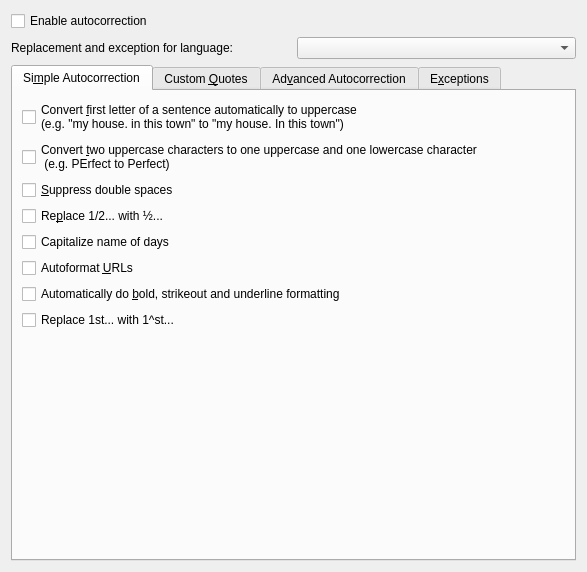
<?xml version="1.0" encoding="UTF-8"?>
<ui version="4.0">
 <class>AutoCorrectionWidget</class>
 <widget class="QWidget" name="AutoCorrectionWidget">
  <property name="geometry">
   <rect>
    <x>0</x>
    <y>0</y>
    <width>587</width>
    <height>572</height>
   </rect>
  </property>
  <layout class="QGridLayout" name="gridLayout">
   <item row="2" column="0">
    <widget class="QTabWidget" name="tabWidget">
     <property name="currentIndex">
      <number>0</number>
     </property>
     <widget class="QWidget" name="tab_1">
      <attribute name="title">
       <string>Si&amp;mple Autocorrection</string>
      </attribute>
      <layout class="QVBoxLayout" name="verticalLayout_3">
       <item>
        <widget class="QCheckBox" name="upperCase">
         <property name="whatsThis">
          <string>Detect when a new sentence is started and always ensure that the first character is an uppercase character</string>
         </property>
         <property name="text">
          <string>Convert &amp;first letter of a sentence automatically to uppercase
(e.g. &quot;my house. in this town&quot; to &quot;my house. In this town&quot;)</string>
         </property>
        </widget>
       </item>
       <item>
        <widget class="QCheckBox" name="upperUpper">
         <property name="toolTip">
          <string/>
         </property>
         <property name="whatsThis">
          <string>All words are checked for the common mistake of holding the shift key down a bit too long. If some words must have two uppercase characters, then those exceptions should be added in the 'Exceptions' tab.</string>
         </property>
         <property name="text">
          <string>Convert &amp;two uppercase characters to one uppercase and one lowercase character
 (e.g. PErfect to Perfect)</string>
         </property>
        </widget>
       </item>
       <item>
        <widget class="QCheckBox" name="ignoreDoubleSpace">
         <property name="whatsThis">
          <string>Make sure that more than one space cannot be typed, as this is a common mistake which is quite hard to find in formatted text.</string>
         </property>
         <property name="text">
          <string>&amp;Suppress double spaces</string>
         </property>
        </widget>
       </item>
       <item>
        <widget class="QCheckBox" name="autoReplaceNumber">
         <property name="whatsThis">
          <string>Most standard fraction notations will be converted when available</string>
         </property>
         <property name="text">
          <string>Re&amp;place 1/2... with ½...</string>
         </property>
        </widget>
       </item>
       <item>
        <widget class="QCheckBox" name="capitalizeDaysName">
         <property name="text">
          <string>Capitalize name of days</string>
         </property>
        </widget>
       </item>
       <item>
        <widget class="QCheckBox" name="autoFormatUrl">
         <property name="whatsThis">
          <string>Detect when a URL (Uniform Resource Locator) is typed and provide formatting that matches the way an Internet browser would show a URL.</string>
         </property>
         <property name="text">
          <string>Autoformat &amp;URLs</string>
         </property>
        </widget>
       </item>
       <item>
        <widget class="QCheckBox" name="autoChangeFormat">
         <property name="whatsThis">
          <string>When you use _underline_ or *bold*, the text between the underscores or asterisks will be converted to underlined or bold text.</string>
         </property>
         <property name="text">
          <string>Automatically do &amp;bold, strikeout and underline formatting</string>
         </property>
        </widget>
       </item>
       <item>
        <widget class="QCheckBox" name="autoSuperScript">
         <property name="text">
          <string>Replace 1st... with 1^st...</string>
         </property>
        </widget>
       </item>
       <item>
        <spacer>
         <property name="orientation">
          <enum>Qt::Vertical</enum>
         </property>
         <property name="sizeHint" stdset="0">
          <size>
           <width>20</width>
           <height>40</height>
          </size>
         </property>
        </spacer>
       </item>
      </layout>
     </widget>
     <widget class="QWidget" name="tab_2">
      <attribute name="title">
       <string>Custom &amp;Quotes</string>
      </attribute>
      <layout class="QVBoxLayout" name="verticalLayout_5">
       <item>
        <widget class="QCheckBox" name="typographicDoubleQuotes">
         <property name="text">
          <string>Replace &amp;double quotes with typographical quotes</string>
         </property>
        </widget>
       </item>
       <item>
        <layout class="QVBoxLayout" name="verticalLayout_2">
         <item>
          <layout class="QGridLayout" name="gridLayout_4">
           <item row="0" column="2">
            <widget class="QLabel" name="doubleQuoteBeginReplace">
             <property name="text">
              <string>By Default</string>
             </property>
            </widget>
           </item>
           <item row="0" column="1">
            <widget class="QPushButton" name="doubleQuote1">
             <property name="maximumSize">
              <size>
               <width>30</width>
               <height>16777215</height>
              </size>
             </property>
             <property name="text">
              <string>&quot;</string>
             </property>
            </widget>
           </item>
           <item row="1" column="1">
            <widget class="QPushButton" name="doubleQuote2">
             <property name="maximumSize">
              <size>
               <width>30</width>
               <height>16777215</height>
              </size>
             </property>
             <property name="text">
              <string>&quot;</string>
             </property>
            </widget>
           </item>
           <item row="1" column="0">
            <widget class="QLabel" name="label_3">
             <property name="text">
              <string>Ending Quote:</string>
             </property>
            </widget>
           </item>
           <item row="1" column="2">
            <widget class="QLabel" name="doubleQuoteEndReplace">
             <property name="text">
              <string>By Default</string>
             </property>
            </widget>
           </item>
           <item row="0" column="3" rowspan="2">
            <spacer name="horizontalSpacer_2">
             <property name="orientation">
              <enum>Qt::Horizontal</enum>
             </property>
             <property name="sizeHint" stdset="0">
              <size>
               <width>40</width>
               <height>20</height>
              </size>
             </property>
            </spacer>
           </item>
           <item row="0" column="0">
            <widget class="QLabel" name="label_2">
             <property name="text">
              <string>Opening Quote:</string>
             </property>
            </widget>
           </item>
          </layout>
         </item>
         <item>
          <layout class="QHBoxLayout" name="horizontalLayout_3">
           <property name="leftMargin">
            <number>50</number>
           </property>
           <item>
            <widget class="QPushButton" name="doubleDefault">
             <property name="text">
              <string>Default</string>
             </property>
            </widget>
           </item>
           <item>
            <spacer name="horizontalSpacer_3">
             <property name="orientation">
              <enum>Qt::Horizontal</enum>
             </property>
             <property name="sizeHint" stdset="0">
              <size>
               <width>40</width>
               <height>20</height>
              </size>
             </property>
            </spacer>
           </item>
          </layout>
         </item>
        </layout>
       </item>
       <item>
        <widget class="QCheckBox" name="typographicSingleQuotes">
         <property name="text">
          <string>Replace &amp;single quotes with typographical quotes</string>
         </property>
        </widget>
       </item>
       <item>
        <layout class="QVBoxLayout" name="verticalLayout_4">
         <item>
          <layout class="QGridLayout" name="gridLayout_5">
           <item row="0" column="3" rowspan="2">
            <spacer name="horizontalSpacer_5">
             <property name="orientation">
              <enum>Qt::Horizontal</enum>
             </property>
             <property name="sizeHint" stdset="0">
              <size>
               <width>40</width>
               <height>20</height>
              </size>
             </property>
            </spacer>
           </item>
           <item row="0" column="1">
            <widget class="QPushButton" name="singleQuote1">
             <property name="sizePolicy">
              <sizepolicy hsizetype="Fixed" vsizetype="Fixed">
               <horstretch>0</horstretch>
               <verstretch>0</verstretch>
              </sizepolicy>
             </property>
             <property name="maximumSize">
              <size>
               <width>30</width>
               <height>16777215</height>
              </size>
             </property>
             <property name="text">
              <string>'</string>
             </property>
            </widget>
           </item>
           <item row="1" column="1">
            <widget class="QPushButton" name="singleQuote2">
             <property name="sizePolicy">
              <sizepolicy hsizetype="Fixed" vsizetype="Fixed">
               <horstretch>0</horstretch>
               <verstretch>0</verstretch>
              </sizepolicy>
             </property>
             <property name="maximumSize">
              <size>
               <width>30</width>
               <height>16777215</height>
              </size>
             </property>
             <property name="text">
              <string>'</string>
             </property>
            </widget>
           </item>
           <item row="0" column="0">
            <widget class="QLabel" name="label_8">
             <property name="text">
              <string>Opening Quote:</string>
             </property>
            </widget>
           </item>
           <item row="0" column="2">
            <widget class="QLabel" name="simpleQuoteBeginReplace">
             <property name="text">
              <string>By Default</string>
             </property>
            </widget>
           </item>
           <item row="1" column="0">
            <widget class="QLabel" name="label_9">
             <property name="text">
              <string>Ending Quotes:</string>
             </property>
            </widget>
           </item>
           <item row="1" column="2">
            <widget class="QLabel" name="simpleQuoteEndReplace">
             <property name="text">
              <string>By Default</string>
             </property>
            </widget>
           </item>
          </layout>
         </item>
         <item>
          <layout class="QHBoxLayout" name="horizontalLayout_4">
           <property name="leftMargin">
            <number>50</number>
           </property>
           <item>
            <widget class="QPushButton" name="singleDefault">
             <property name="text">
              <string>Default</string>
             </property>
            </widget>
           </item>
           <item>
            <spacer name="horizontalSpacer_4">
             <property name="orientation">
              <enum>Qt::Horizontal</enum>
             </property>
             <property name="sizeHint" stdset="0">
              <size>
               <width>40</width>
               <height>20</height>
              </size>
             </property>
            </spacer>
           </item>
          </layout>
         </item>
        </layout>
       </item>
       <item>
        <widget class="QCheckBox" name="addNonBreakingSpaceInFrench">
         <property name="text">
          <string>Add non breaking space before specific punctuation marks in French text</string>
         </property>
        </widget>
       </item>
       <item>
        <spacer>
         <property name="orientation">
          <enum>Qt::Vertical</enum>
         </property>
         <property name="sizeHint" stdset="0">
          <size>
           <width>20</width>
           <height>40</height>
          </size>
         </property>
        </spacer>
       </item>
      </layout>
     </widget>
     <widget class="QWidget" name="tab_3">
      <attribute name="title">
       <string>Ad&amp;vanced Autocorrection</string>
      </attribute>
      <layout class="QGridLayout" name="_8">
       <item row="1" column="1" rowspan="2">
        <layout class="QVBoxLayout" name="_11">
         <item>
          <widget class="QPushButton" name="addButton">
           <property name="enabled">
            <bool>false</bool>
           </property>
           <property name="text">
            <string>&amp;Add</string>
           </property>
          </widget>
         </item>
         <item>
          <widget class="QPushButton" name="removeButton">
           <property name="enabled">
            <bool>false</bool>
           </property>
           <property name="text">
            <string>Remove</string>
           </property>
          </widget>
         </item>
         <item>
          <spacer>
           <property name="orientation">
            <enum>Qt::Vertical</enum>
           </property>
           <property name="sizeHint" stdset="0">
            <size>
             <width>20</width>
             <height>40</height>
            </size>
           </property>
          </spacer>
         </item>
        </layout>
       </item>
       <item row="0" column="0">
        <widget class="QCheckBox" name="advancedAutocorrection">
         <property name="text">
          <string>&amp;Enable word replacement</string>
         </property>
        </widget>
       </item>
       <item row="1" column="0">
        <layout class="QHBoxLayout" name="_10">
         <item>
          <widget class="QLabel" name="findLabel">
           <property name="text">
            <string>&amp;Find</string>
           </property>
           <property name="buddy">
            <cstring>find</cstring>
           </property>
          </widget>
         </item>
         <item>
          <widget class="QLineEdit" name="find">
           <property name="showClearButton" stdset="0">
            <bool>true</bool>
           </property>
          </widget>
         </item>
         <item>
          <widget class="QLabel" name="replaceLabel">
           <property name="text">
            <string>Re&amp;place</string>
           </property>
           <property name="buddy">
            <cstring>replace</cstring>
           </property>
          </widget>
         </item>
         <item>
          <widget class="QLineEdit" name="replace">
           <property name="showClearButton" stdset="0">
            <bool>true</bool>
           </property>
          </widget>
         </item>
        </layout>
       </item>
       <item row="2" column="0">
        <widget class="AutoCorrectionTreeWidget" name="treeWidget">
         <property name="editTriggers">
          <set>QAbstractItemView::NoEditTriggers</set>
         </property>
         <property name="alternatingRowColors">
          <bool>true</bool>
         </property>
         <property name="selectionMode">
          <enum>QAbstractItemView::ExtendedSelection</enum>
         </property>
         <property name="selectionBehavior">
          <enum>QAbstractItemView::SelectRows</enum>
         </property>
         <property name="rootIsDecorated">
          <bool>false</bool>
         </property>
         <column>
          <property name="text">
           <string>Find</string>
          </property>
         </column>
         <column>
          <property name="text">
           <string>Replace</string>
          </property>
         </column>
        </widget>
       </item>
      </layout>
     </widget>
     <widget class="QWidget" name="tab_4">
      <attribute name="title">
       <string>E&amp;xceptions</string>
      </attribute>
      <layout class="QVBoxLayout" name="verticalLayout">
       <item>
        <layout class="QGridLayout" name="gridLayout_3">
         <item row="0" column="0" colspan="2">
          <widget class="QLabel" name="label_4">
           <property name="text">
            <string>Do not treat as the end of a sentence:</string>
           </property>
          </widget>
         </item>
         <item row="1" column="0">
          <widget class="QLineEdit" name="abbreviation">
           <property name="showClearButton" stdset="0">
            <bool>true</bool>
           </property>
          </widget>
         </item>
         <item row="1" column="1" rowspan="2">
          <layout class="QVBoxLayout" name="_14">
           <item>
            <widget class="QPushButton" name="add1">
             <property name="text">
              <string>&amp;Add</string>
             </property>
            </widget>
           </item>
           <item>
            <widget class="QPushButton" name="remove1">
             <property name="text">
              <string>R&amp;emove</string>
             </property>
            </widget>
           </item>
           <item>
            <spacer>
             <property name="orientation">
              <enum>Qt::Vertical</enum>
             </property>
             <property name="sizeHint" stdset="0">
              <size>
               <width>20</width>
               <height>40</height>
              </size>
             </property>
            </spacer>
           </item>
          </layout>
         </item>
         <item row="2" column="0">
          <widget class="AutoCorrectionListWidget" name="abbreviationList">
           <property name="sizePolicy">
            <sizepolicy hsizetype="Expanding" vsizetype="Maximum">
             <horstretch>0</horstretch>
             <verstretch>0</verstretch>
            </sizepolicy>
           </property>
           <property name="selectionMode">
            <enum>QAbstractItemView::ExtendedSelection</enum>
           </property>
           <property name="sortingEnabled">
            <bool>true</bool>
           </property>
          </widget>
         </item>
        </layout>
       </item>
       <item>
        <layout class="QGridLayout" name="gridLayout_2">
         <item row="0" column="0">
          <widget class="QLabel" name="label_5">
           <property name="text">
            <string>Accept two uppercase letters in:</string>
           </property>
          </widget>
         </item>
         <item row="1" column="0">
          <widget class="QLineEdit" name="twoUpperLetter">
           <property name="showClearButton" stdset="0">
            <bool>true</bool>
           </property>
          </widget>
         </item>
         <item row="1" column="1" rowspan="2">
          <layout class="QVBoxLayout" name="_16">
           <item>
            <widget class="QPushButton" name="add2">
             <property name="text">
              <string>Add</string>
             </property>
            </widget>
           </item>
           <item>
            <widget class="QPushButton" name="remove2">
             <property name="text">
              <string>Remove</string>
             </property>
            </widget>
           </item>
           <item>
            <spacer>
             <property name="orientation">
              <enum>Qt::Vertical</enum>
             </property>
             <property name="sizeHint" stdset="0">
              <size>
               <width>20</width>
               <height>40</height>
              </size>
             </property>
            </spacer>
           </item>
          </layout>
         </item>
         <item row="2" column="0">
          <widget class="AutoCorrectionListWidget" name="twoUpperLetterList">
           <property name="sizePolicy">
            <sizepolicy hsizetype="Expanding" vsizetype="Maximum">
             <horstretch>0</horstretch>
             <verstretch>0</verstretch>
            </sizepolicy>
           </property>
           <property name="selectionMode">
            <enum>QAbstractItemView::ExtendedSelection</enum>
           </property>
           <property name="sortingEnabled">
            <bool>true</bool>
           </property>
          </widget>
         </item>
        </layout>
       </item>
      </layout>
     </widget>
    </widget>
   </item>
   <item row="0" column="0">
    <widget class="QCheckBox" name="enabledAutocorrection">
     <property name="text">
      <string>Enable autocorrection</string>
     </property>
    </widget>
   </item>
   <item row="1" column="0">
    <layout class="QHBoxLayout" name="horizontalLayout">
     <item>
      <widget class="QLabel" name="label">
       <property name="text">
        <string>Replacement and exception for language:</string>
       </property>
      </widget>
     </item>
     <item>
      <widget class="AutoCorrectionLanguage" name="autocorrectionLanguage"/>
     </item>
    </layout>
   </item>
  </layout>
 </widget>
 <customwidgets>
  <customwidget>
   <class>AutoCorrectionLanguage</class>
   <extends>QComboBox</extends>
   <header>autocorrectionlanguage.h</header>
  </customwidget>
  <customwidget>
   <class>AutoCorrectionTreeWidget</class>
   <extends>QTreeWidget</extends>
   <header>autocorrectiontreewidget.h</header>
  </customwidget>
  <customwidget>
   <class>AutoCorrectionListWidget</class>
   <extends>QListWidget</extends>
   <header>autocorrectionlistwidget.h</header>
  </customwidget>
 </customwidgets>
 <tabstops>
  <tabstop>enabledAutocorrection</tabstop>
  <tabstop>autocorrectionLanguage</tabstop>
  <tabstop>tabWidget</tabstop>
  <tabstop>upperCase</tabstop>
  <tabstop>upperUpper</tabstop>
  <tabstop>ignoreDoubleSpace</tabstop>
  <tabstop>autoReplaceNumber</tabstop>
  <tabstop>capitalizeDaysName</tabstop>
  <tabstop>autoFormatUrl</tabstop>
  <tabstop>autoChangeFormat</tabstop>
  <tabstop>autoSuperScript</tabstop>
  <tabstop>typographicDoubleQuotes</tabstop>
  <tabstop>doubleQuote1</tabstop>
  <tabstop>typographicSingleQuotes</tabstop>
  <tabstop>singleQuote1</tabstop>
  <tabstop>singleQuote2</tabstop>
  <tabstop>singleDefault</tabstop>
  <tabstop>addNonBreakingSpaceInFrench</tabstop>
  <tabstop>advancedAutocorrection</tabstop>
  <tabstop>find</tabstop>
  <tabstop>replace</tabstop>
  <tabstop>addButton</tabstop>
  <tabstop>removeButton</tabstop>
  <tabstop>treeWidget</tabstop>
  <tabstop>abbreviation</tabstop>
  <tabstop>add1</tabstop>
  <tabstop>remove1</tabstop>
  <tabstop>abbreviationList</tabstop>
  <tabstop>twoUpperLetter</tabstop>
  <tabstop>add2</tabstop>
  <tabstop>remove2</tabstop>
  <tabstop>twoUpperLetterList</tabstop>
 </tabstops>
 <resources/>
 <connections/>
</ui>
